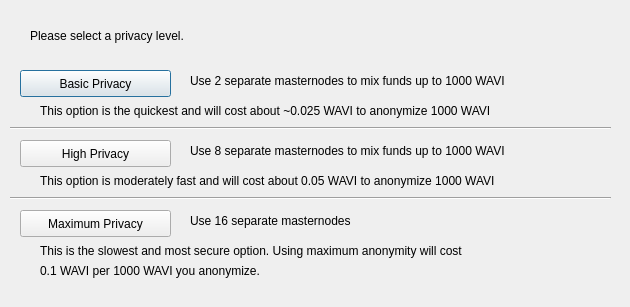
<?xml version="1.0" encoding="UTF-8"?>
<ui version="4.0">
 <class>DarksendConfig</class>
 <widget class="QDialog" name="DarksendConfig">
  <property name="geometry">
   <rect>
    <x>0</x>
    <y>0</y>
    <width>630</width>
    <height>307</height>
   </rect>
  </property>
  <property name="windowTitle">
   <string>Configure PrivateSend</string>
  </property>
  <widget class="QPushButton" name="buttonBasic">
   <property name="geometry">
    <rect>
     <x>20</x>
     <y>70</y>
     <width>151</width>
     <height>27</height>
    </rect>
   </property>
   <property name="text">
    <string>Basic Privacy</string>
   </property>
  </widget>
  <widget class="QPushButton" name="buttonHigh">
   <property name="geometry">
    <rect>
     <x>20</x>
     <y>140</y>
     <width>151</width>
     <height>27</height>
    </rect>
   </property>
   <property name="text">
    <string>High Privacy</string>
   </property>
  </widget>
  <widget class="QPushButton" name="buttonMax">
   <property name="geometry">
    <rect>
     <x>20</x>
     <y>210</y>
     <width>151</width>
     <height>27</height>
    </rect>
   </property>
   <property name="text">
    <string>Maximum Privacy</string>
   </property>
  </widget>
  <widget class="QLabel" name="label">
   <property name="geometry">
    <rect>
     <x>30</x>
     <y>20</y>
     <width>571</width>
     <height>31</height>
    </rect>
   </property>
   <property name="text">
    <string>Please select a privacy level.</string>
   </property>
  </widget>
  <widget class="QLabel" name="label_2">
   <property name="geometry">
    <rect>
     <x>190</x>
     <y>70</y>
     <width>421</width>
     <height>21</height>
    </rect>
   </property>
   <property name="text">
    <string>Use 2 separate masternodes to mix funds up to 1000 WAVI</string>
   </property>
  </widget>
  <widget class="QLabel" name="label_3">
   <property name="geometry">
    <rect>
     <x>190</x>
     <y>140</y>
     <width>411</width>
     <height>21</height>
    </rect>
   </property>
   <property name="text">
    <string>Use 8 separate masternodes to mix funds up to 1000 WAVI</string>
   </property>
  </widget>
  <widget class="QLabel" name="label_4">
   <property name="geometry">
    <rect>
     <x>190</x>
     <y>210</y>
     <width>421</width>
     <height>21</height>
    </rect>
   </property>
   <property name="text">
    <string>Use 16 separate masternodes</string>
   </property>
  </widget>
  <widget class="QLabel" name="label_6">
   <property name="geometry">
    <rect>
     <x>40</x>
     <y>100</y>
     <width>561</width>
     <height>21</height>
    </rect>
   </property>
   <property name="text">
    <string>This option is the quickest and will cost about ~0.025 WAVI to anonymize 1000 WAVI</string>
   </property>
  </widget>
  <widget class="QLabel" name="label_7">
   <property name="geometry">
    <rect>
     <x>40</x>
     <y>170</y>
     <width>561</width>
     <height>21</height>
    </rect>
   </property>
   <property name="text">
    <string>This option is moderately fast and will cost about 0.05 WAVI to anonymize 1000 WAVI</string>
   </property>
  </widget>
  <widget class="QLabel" name="label_8">
   <property name="geometry">
    <rect>
     <x>40</x>
     <y>240</y>
     <width>561</width>
     <height>21</height>
    </rect>
   </property>
   <property name="text">
    <string>This is the slowest and most secure option. Using maximum anonymity will cost</string>
   </property>
  </widget>
  <widget class="QLabel" name="label_9">
   <property name="geometry">
    <rect>
     <x>40</x>
     <y>260</y>
     <width>561</width>
     <height>21</height>
    </rect>
   </property>
   <property name="text">
    <string>0.1 WAVI per 1000 WAVI you anonymize.</string>
   </property>
  </widget>
  <widget class="Line" name="line">
   <property name="geometry">
    <rect>
     <x>10</x>
     <y>120</y>
     <width>601</width>
     <height>16</height>
    </rect>
   </property>
   <property name="orientation">
    <enum>Qt::Horizontal</enum>
   </property>
  </widget>
  <widget class="Line" name="line_2">
   <property name="geometry">
    <rect>
     <x>10</x>
     <y>190</y>
     <width>601</width>
     <height>16</height>
    </rect>
   </property>
   <property name="orientation">
    <enum>Qt::Horizontal</enum>
   </property>
  </widget>
 </widget>
 <resources/>
 <connections/>
</ui>
